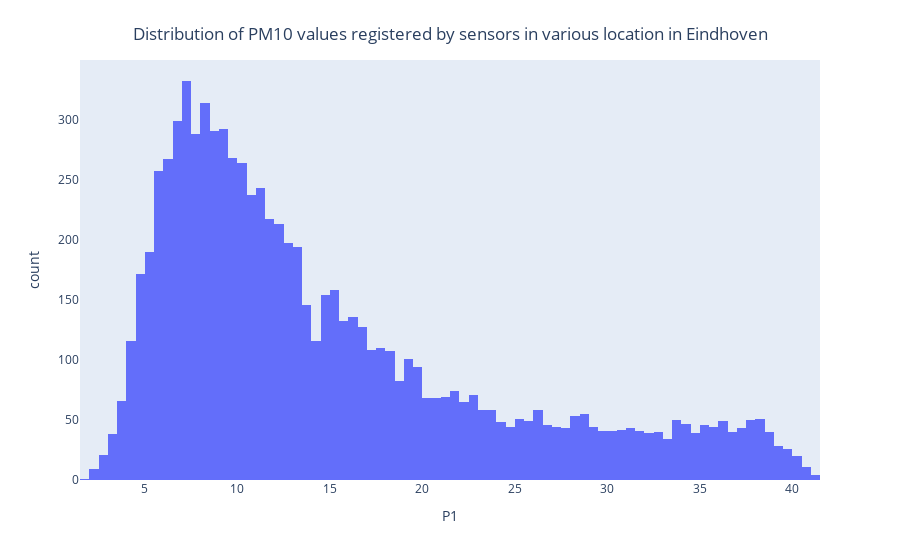
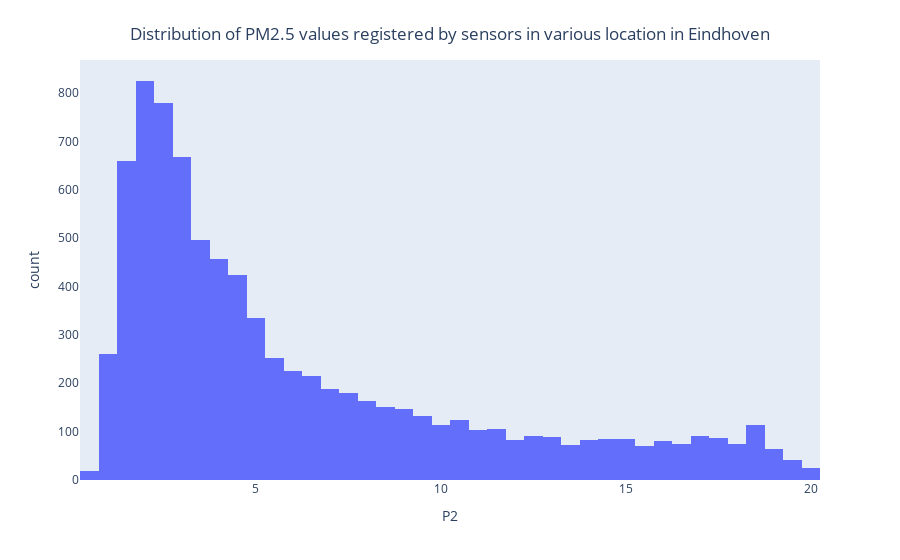

The cell these charts' notebook holds for them, in order:
### Markdown cell above
Above we see the plot of PM2.5 and PM10. Looks very similar but still slightly different.

### Code cell
fig = px.histogram(df, x=df["P1"])

fig.update_layout(
    title={
        'text': "Distribution of PM10 values registered by sensors in various location in Eindhoven",
        'y':0.95,
        'x':0.5,
        'xanchor': 'center',
        'yanchor': 'top'})
fig.update_yaxes(showgrid=False)  # turning off the grid
fig.show()

# ----------

fig2 = px.histogram(df, x=df["P2"])

fig2.update_layout(
    title={
        'text': "Distribution of PM2.5 values registered by sensors in various location in Eindhoven",
        'y':0.95,
        'x':0.5,
        'xanchor': 'center',
        'yanchor': 'top'})
fig2.update_yaxes(showgrid=False)  # turning off the grid
fig2.show()

### Figure 1 — Plotly figure (JSON) as saved in the notebook; plotly's stock layout.template omitted (floating-point values rounded to 4 significant figures; data arrays with more than 128 entries replaced by an {"elided": "..."} marker saying what was removed)
{"data": [{"alignmentgroup": "True", "bingroup": "x", "hovertemplate": "P1=%{x}<br>count=%{y}<extra></extra>", "legendgroup": "", "marker": {"color": "#636efa", "pattern": {"shape": ""}}, "name": "", "offsetgroup": "", "orientation": "v", "showlegend": false, "type": "histogram", "x": {"elided": "8893 float values"}, "xaxis": "x", "yaxis": "y"}], "layout": {"barmode": "relative", "legend": {"tracegroupgap": 0}, "margin": {"t": 60}, "title": {"text": "Distribution of PM10 values registered by sensors in various location in Eindhoven", "x": 0.5, "xanchor": "center", "y": 0.95, "yanchor": "top"}, "xaxis": {"anchor": "y", "domain": [0, 1], "title": {"text": "P1"}}, "yaxis": {"anchor": "x", "domain": [0, 1], "showgrid": false, "title": {"text": "count"}}}}

### Figure 2 — Plotly figure (JSON) as saved in the notebook; plotly's stock layout.template omitted (floating-point values rounded to 4 significant figures; data arrays with more than 128 entries replaced by an {"elided": "..."} marker saying what was removed)
{"data": [{"alignmentgroup": "True", "bingroup": "x", "hovertemplate": "P2=%{x}<br>count=%{y}<extra></extra>", "legendgroup": "", "marker": {"color": "#636efa", "pattern": {"shape": ""}}, "name": "", "offsetgroup": "", "orientation": "v", "showlegend": false, "type": "histogram", "x": {"elided": "8893 float values"}, "xaxis": "x", "yaxis": "y"}], "layout": {"barmode": "relative", "legend": {"tracegroupgap": 0}, "margin": {"t": 60}, "title": {"text": "Distribution of PM2.5 values registered by sensors in various location in Eindhoven", "x": 0.5, "xanchor": "center", "y": 0.95, "yanchor": "top"}, "xaxis": {"anchor": "y", "domain": [0, 1], "title": {"text": "P2"}}, "yaxis": {"anchor": "x", "domain": [0, 1], "showgrid": false, "title": {"text": "count"}}}}
